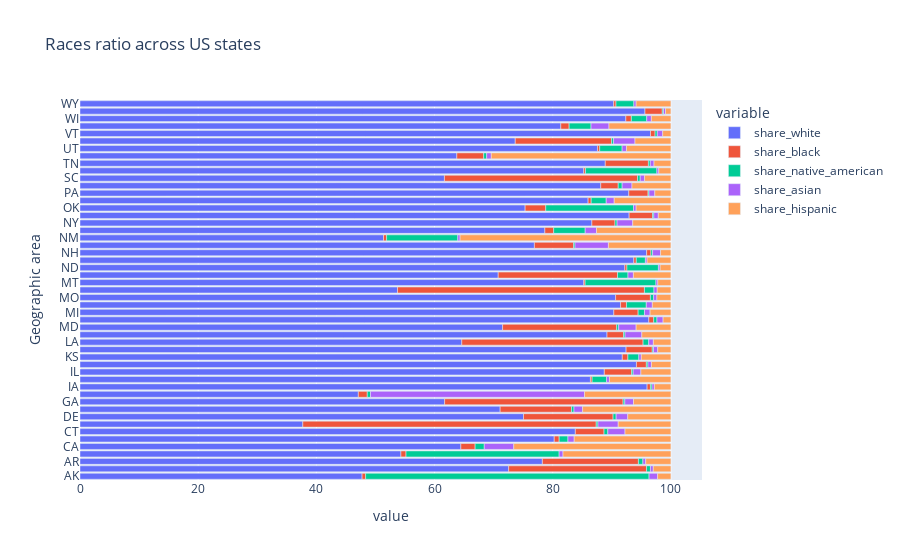

Write notebook code for a chart like this one.
### Code cell
fig = px.bar(normalized_states_race_share, 
             x=["share_white", "share_black", "share_native_american", "share_asian", "share_hispanic"],
             orientation='h',
             height = 1000,
             title="Races ratio across US states"
            )


fig.show()

### Figure 1 — Plotly figure (JSON) as saved in the notebook; plotly's stock layout.template omitted (floating-point values rounded to 4 significant figures)
{"data": [{"alignmentgroup": "True", "hovertemplate": "variable=share_white<br>value=%{x}<br>Geographic area=%{y}<extra></extra>", "legendgroup": "share_white", "marker": {"color": "#636efa", "pattern": {"shape": ""}}, "name": "share_white", "offsetgroup": "share_white", "orientation": "h", "showlegend": true, "textposition": "auto", "type": "bar", "x": [47.74, 72.54, 78.25, 54.31, 64.45, 80.25, 83.83, 37.71, 75.06, 71.1, 61.71, 47.1, 95.98, 86.38, 88.73, 94.17, 91.77, 92.42, 64.61, 89.19, 71.52, 96.27, 90.34, 91.49, 90.64, 53.74, 85.26, 70.78, 92.2, 93.72, 95.9, 76.9, 51.37, 78.67, 86.63, 92.93, 75.33, 85.99, 92.88, 88.13, 61.67, 85.25, 88.89, 63.77, 87.58, 73.66, 96.55, 81.37, 92.38, 95.61, 90.32], "xaxis": "x", "y": ["AK", "AL", "AR", "AZ", "CA", "CO", "CT", "DC", "DE", "FL", "GA", "HI", "IA", "ID", "IL", "IN", "KS", "KY", "LA", "MA", "MD", "ME", "MI", "MN", "MO", "MS", "MT", "NC", "ND", "NE", "NH", "NJ", "NM", "NV", "NY", "OH", "OK", "OR", "PA", "RI", "SC", "SD", "TN", "TX", "UT", "VA", "VT", "WA", "WI", "WV", "WY"], "yaxis": "y"}, {"alignmentgroup": "True", "hovertemplate": "variable=share_black<br>value=%{x}<br>Geographic area=%{y}<extra></extra>", "legendgroup": "share_black", "marker": {"color": "#EF553B", "pattern": {"shape": ""}}, "name": "share_black", "offsetgroup": "share_black", "orientation": "h", "showlegend": true, "textposition": "auto", "type": "bar", "x": [0.5933, 23.33, 16.26, 0.8651, 2.414, 0.8391, 4.86, 49.66, 15.15, 12.08, 30.2, 1.512, 0.5593, 0.2871, 4.62, 1.677, 0.9482, 4.43, 30.68, 2.787, 19.3, 0.8248, 4.109, 0.9973, 5.892, 41.79, 0.2287, 20.19, 0.357, 0.4161, 0.7173, 6.631, 0.5238, 1.498, 3.906, 3.965, 3.488, 0.5196, 3.257, 2.952, 32.67, 0.2915, 7.298, 4.54, 0.3769, 16.3, 0.776, 1.409, 0.9314, 2.933, 0.3906], "xaxis": "x", "y": ["AK", "AL", "AR", "AZ", "CA", "CO", "CT", "DC", "DE", "FL", "GA", "HI", "IA", "ID", "IL", "IN", "KS", "KY", "LA", "MA", "MD", "ME", "MI", "MN", "MO", "MS", "MT", "NC", "ND", "NE", "NH", "NJ", "NM", "NV", "NY", "OH", "OK", "OR", "PA", "RI", "SC", "SD", "TN", "TX", "UT", "VA", "VT", "WA", "WI", "WV", "WY"], "yaxis": "y"}, {"alignmentgroup": "True", "hovertemplate": "variable=share_native_american<br>value=%{x}<br>Geographic area=%{y}<extra></extra>", "legendgroup": "share_native_american", "marker": {"color": "#00cc96", "pattern": {"shape": ""}}, "name": "share_native_american", "offsetgroup": "share_native_american", "orientation": "h", "showlegend": true, "textposition": "auto", "type": "bar", "x": [47.97, 0.6597, 0.7579, 25.91, 1.545, 1.486, 0.6393, 0.2938, 0.5155, 0.4116, 0.2961, 0.5478, 0.2693, 2.455, 0.2571, 0.2739, 1.849, 0.2105, 0.9543, 0.2648, 0.3381, 0.5483, 1.073, 3.352, 0.5455, 1.613, 11.98, 1.77, 5.325, 1.543, 0.2882, 0.2444, 12.05, 5.329, 0.3522, 0.2153, 14.86, 2.54, 0.1609, 0.6624, 0.4605, 12.09, 0.3164, 0.5087, 3.789, 0.338, 0.3724, 3.705, 2.604, 0.2015, 3.026], "xaxis": "x", "y": ["AK", "AL", "AR", "AZ", "CA", "CO", "CT", "DC", "DE", "FL", "GA", "HI", "IA", "ID", "IL", "IN", "KS", "KY", "LA", "MA", "MD", "ME", "MI", "MN", "MO", "MS", "MT", "NC", "ND", "NE", "NH", "NJ", "NM", "NV", "NY", "OH", "OK", "OR", "PA", "RI", "SC", "SD", "TN", "TX", "UT", "VA", "VT", "WA", "WI", "WV", "WY"], "yaxis": "y"}, {"alignmentgroup": "True", "hovertemplate": "variable=share_asian<br>value=%{x}<br>Geographic area=%{y}<extra></extra>", "legendgroup": "share_asian", "marker": {"color": "#ab63fa", "pattern": {"shape": ""}}, "name": "share_asian", "offsetgroup": "share_asian", "orientation": "h", "showlegend": true, "textposition": "auto", "type": "bar", "x": [1.452, 0.48, 0.4759, 0.6585, 4.994, 1.056, 2.91, 3.428, 1.969, 1.461, 1.47, 36.21, 0.3978, 0.4743, 1.313, 0.5828, 0.4209, 0.7125, 0.784, 2.838, 2.956, 1.038, 0.9507, 1.022, 0.5511, 0.5455, 0.3219, 0.9167, 0.2932, 0.2888, 1.346, 5.651, 0.3878, 1.918, 2.651, 0.7525, 0.4405, 1.357, 0.985, 1.668, 0.7364, 0.3196, 0.6369, 0.7835, 0.7548, 3.623, 0.9165, 3.037, 0.7858, 0.3432, 0.3809], "xaxis": "x", "y": ["AK", "AL", "AR", "AZ", "CA", "CO", "CT", "DC", "DE", "FL", "GA", "HI", "IA", "ID", "IL", "IN", "KS", "KY", "LA", "MA", "MD", "ME", "MI", "MN", "MO", "MS", "MT", "NC", "ND", "NE", "NH", "NJ", "NM", "NV", "NY", "OH", "OK", "OR", "PA", "RI", "SC", "SD", "TN", "TX", "UT", "VA", "VT", "WA", "WI", "WV", "WY"], "yaxis": "y"}, {"alignmentgroup": "True", "hovertemplate": "variable=share_hispanic<br>value=%{x}<br>Geographic area=%{y}<extra></extra>", "legendgroup": "share_hispanic", "marker": {"color": "#FFA15A", "pattern": {"shape": ""}}, "name": "share_hispanic", "offsetgroup": "share_hispanic", "orientation": "h", "showlegend": true, "textposition": "auto", "type": "bar", "x": [2.248, 2.982, 4.262, 18.26, 26.59, 16.37, 7.764, 8.913, 7.302, 14.94, 6.325, 14.62, 2.798, 10.4, 5.078, 3.295, 5.007, 2.23, 2.967, 4.92, 5.882, 1.321, 3.523, 3.143, 2.37, 2.319, 2.212, 6.346, 1.821, 4.027, 1.749, 10.57, 35.68, 12.59, 6.461, 2.133, 5.884, 9.594, 2.721, 6.586, 4.454, 2.047, 2.854, 30.4, 7.503, 6.076, 1.39, 10.48, 3.302, 0.9097, 5.884], "xaxis": "x", "y": ["AK", "AL", "AR", "AZ", "CA", "CO", "CT", "DC", "DE", "FL", "GA", "HI", "IA", "ID", "IL", "IN", "KS", "KY", "LA", "MA", "MD", "ME", "MI", "MN", "MO", "MS", "MT", "NC", "ND", "NE", "NH", "NJ", "NM", "NV", "NY", "OH", "OK", "OR", "PA", "RI", "SC", "SD", "TN", "TX", "UT", "VA", "VT", "WA", "WI", "WV", "WY"], "yaxis": "y"}], "layout": {"autosize": true, "barmode": "relative", "legend": {"title": {"text": "variable"}, "tracegroupgap": 0}, "title": {"text": "Races ratio across US states"}, "xaxis": {"anchor": "y", "autorange": true, "domain": [0, 1], "range": [0, 105.3], "title": {"text": "value"}, "type": "linear"}, "yaxis": {"anchor": "x", "autorange": true, "domain": [0, 1], "range": [-0.5, 50.5], "title": {"text": "Geographic area"}, "type": "category"}}}
